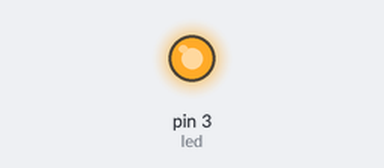
Recording of a sketch running on a simulated Arduino Uno, built with avr-gcc and run on an emulated ATmega328P. On the bench: output pins drawn as LEDs (lit = HIGH).

Above: at 0.05 s.
Timing chart, 0 to 3.0 s (numbered marks = the images above):
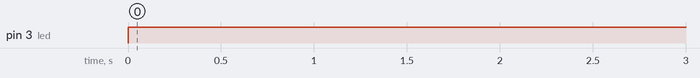

The sketch:

led_fui.ino
```cpp
int led = 3;

void setup() {
 pinMode(led, OUTPUT);

 }

void loop() {
digitalWrite(led, HIGH);
delay(1000);
digitalWrite(led, LOW);

}
```

Measured:
- by itself, pin 3 (led): LOW → HIGH at 0.00 s
